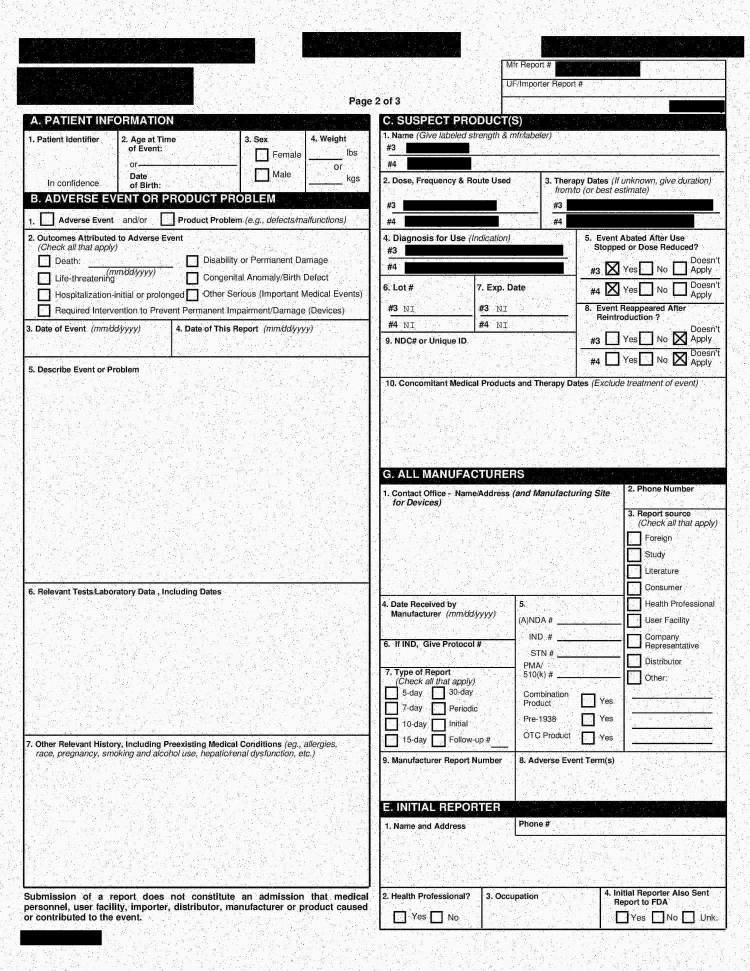
#> input picture ImageProcessingProblems/images/Noise/noise-1.jpg, 1500 x 1941 px (shown at 1/2 size); its folder holds only this picture in this run
$ python Noise_removal.py
#> lines starting #> are read from the running program, lines starting #| are printed output that depends on the picture
import cv2
import numpy as np
import glob, os


source_path='./images/Noise/'
destination_path='./images/Noise/Noise_removed/'

for pathAndFilename in glob.iglob(os.path.join(source_path,"*.jpg")):
    #Taking the path data and opening the images
    title, ext = os.path.splitext(os.path.basename(pathAndFilename))
    print(title+ext)
    img = cv2.imread(source_path+title+ext,0)
#> img is the input picture: shape (1941, 1500); min 0, max 255, mean 213.7

    #Resizing image
    dimension = img.shape
#> dimension = (1941, 1500)
    scaling_factor = int(100 * 4000 / dimension[0])
#> scaling_factor = 206
    width = int(dimension[1] * scaling_factor / 100)
#> width = 3090
    height = int(dimension[0] * scaling_factor / 100)
#> height = 3998
    resize_img_size = (width, height)
#> resize_img_size = (3090, 3998)
    img = cv2.resize(img, resize_img_size)
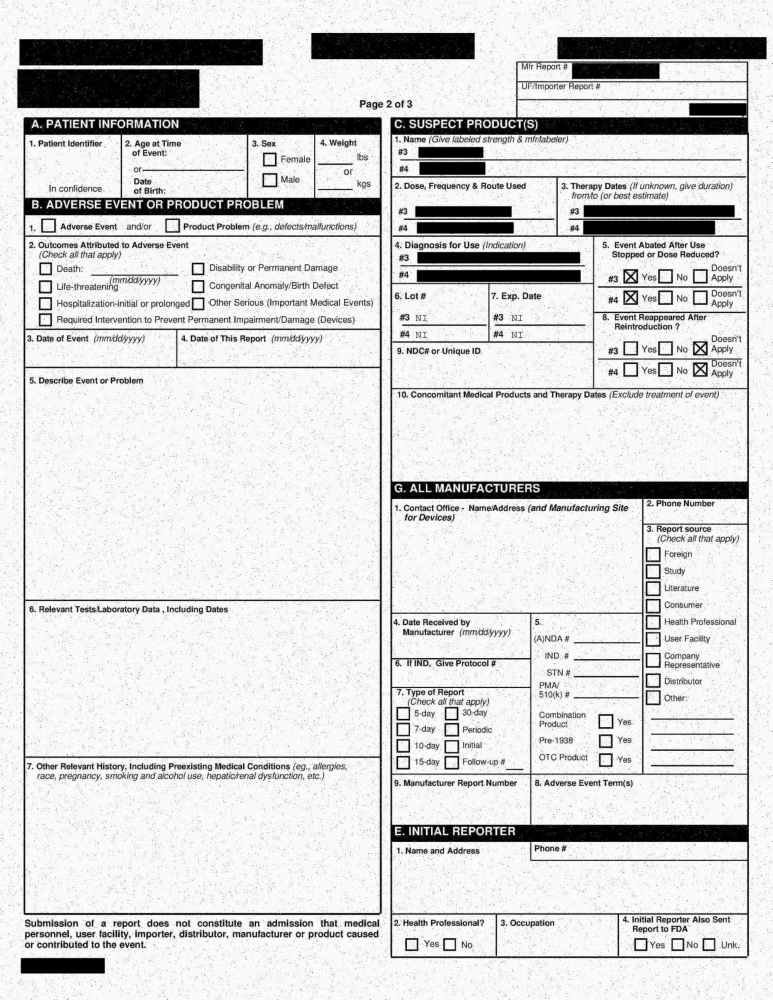
#> img: shape (3998, 3090) (shown at 1/4 size); min 0, max 255, mean 213.6

    # Defining filter parameter
    kernal = np.ones((2, 2), np.uint8)

    #Performing bilaternal filtering to remove paper-salt noise and intact color space
    # This will remove black noise from white background
    bilateral=cv2.bilateralFilter(img, 30, 30, 75)

    #Taking negative image to remove white noise from black background

    #UNCOMMENT THIS LINE IF YOU WANT TO REMOVE WATERMARK ALSO (ALSO CHANGE BILATERAL VAR TO BW_IMG IN NEXT LINE) ret, bw_img = cv2.threshold(bilateral, 180, 255, cv2.THRESH_BINARY)
    neg = cv2.bitwise_not(bilateral)
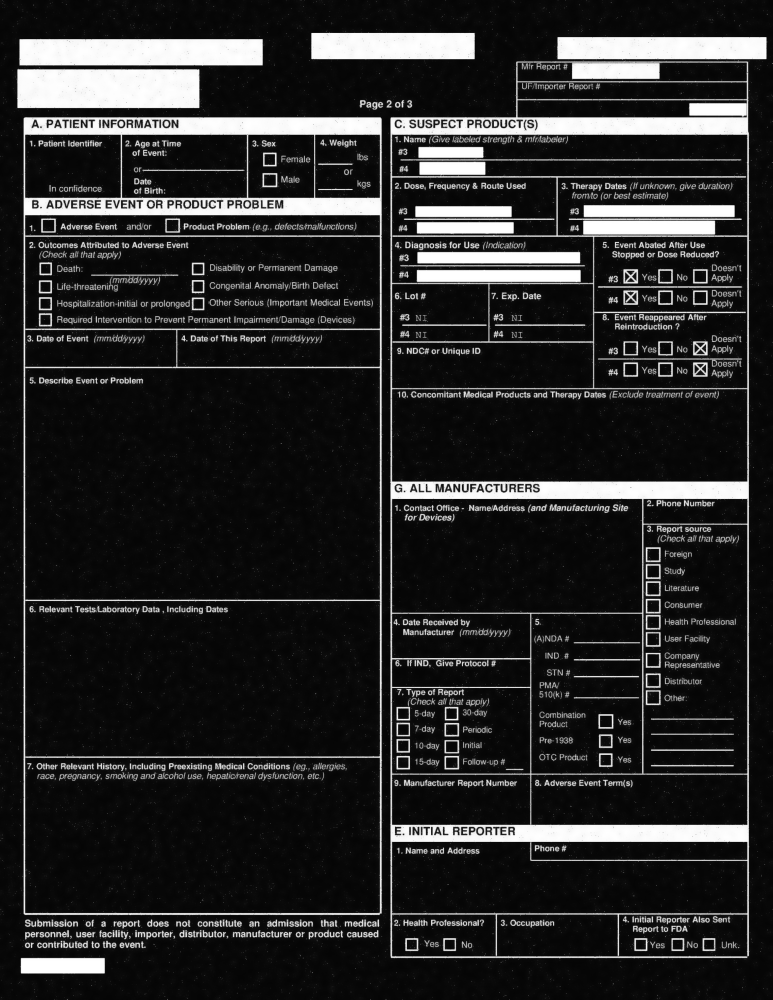
#> neg: shape (3998, 3090) (shown at 1/4 size); min 4, max 255, mean 40.6

    # REMOVE WHITE NOISE
    opening = cv2.morphologyEx(neg, cv2.MORPH_OPEN, kernal)
    # OPENINIG WILL MAKE SOME PART OF TEXT MISSING TO RESTORE IT DO CLOSING
    closing = cv2.morphologyEx(opening, cv2.MORPH_CLOSE, kernal)
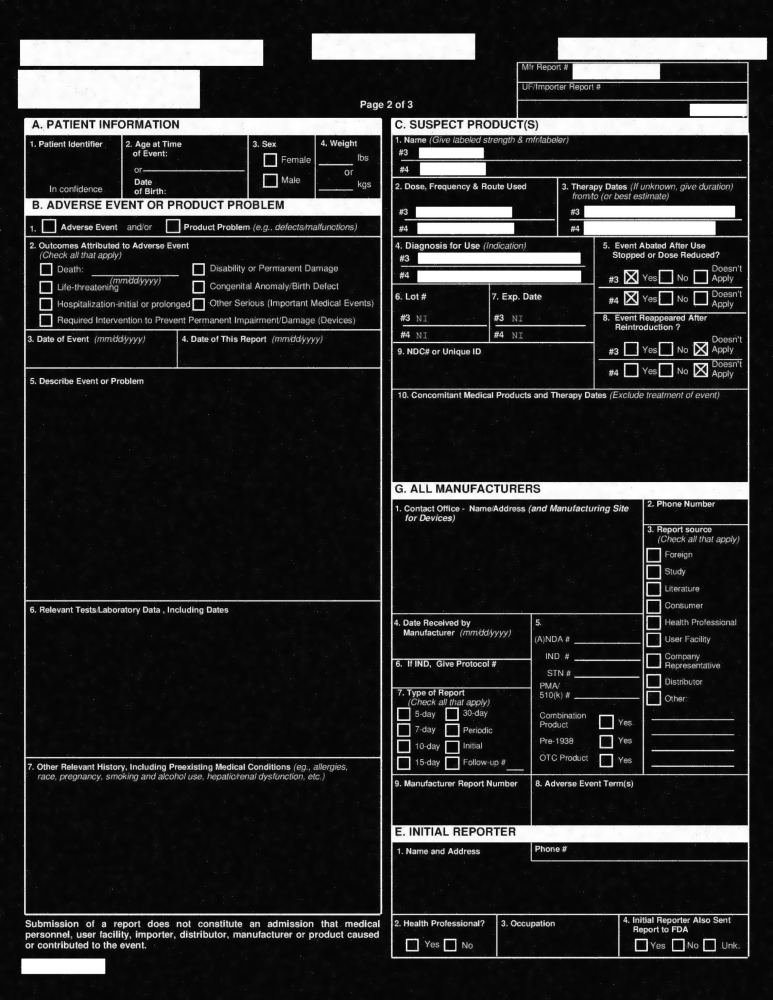
#> closing: shape (3998, 3090) (shown at 1/4 size); min 4, max 255, mean 40.4

    # CONVERT IMAGE INTO ORIGINAL COLOR_SPACE
    denonised_img=cv2.bitwise_not(closing)
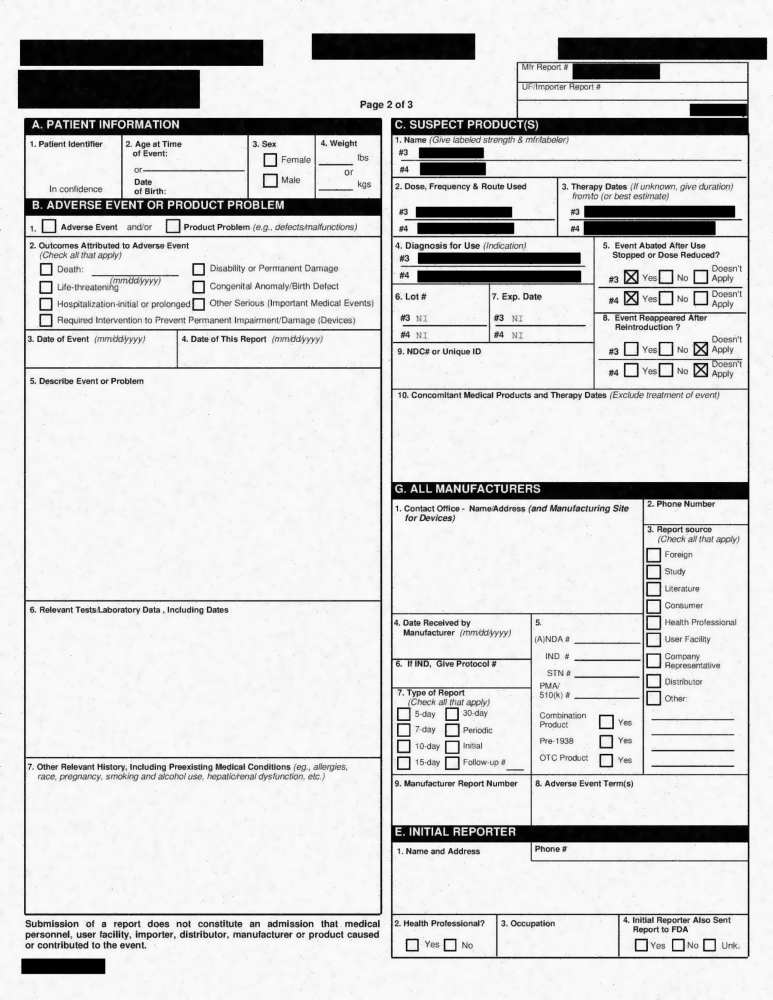
#> denonised_img: shape (3998, 3090) (shown at 1/4 size); min 0, max 251, mean 214.6

    # SAVE DENOISED IMAG INTO FOLDER NAMED "Noise_removed"
    Filename = destination_path + title + ext
    cv2.imwrite(Filename, denonised_img)

print("Done")
